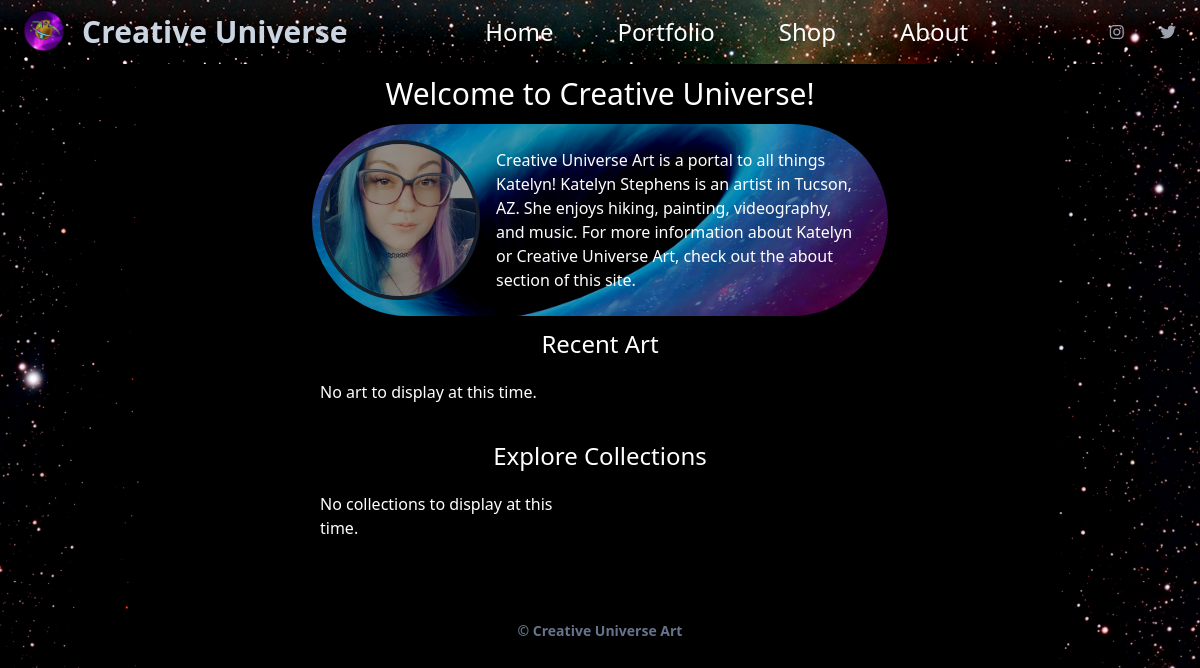
The app's page /, older data.
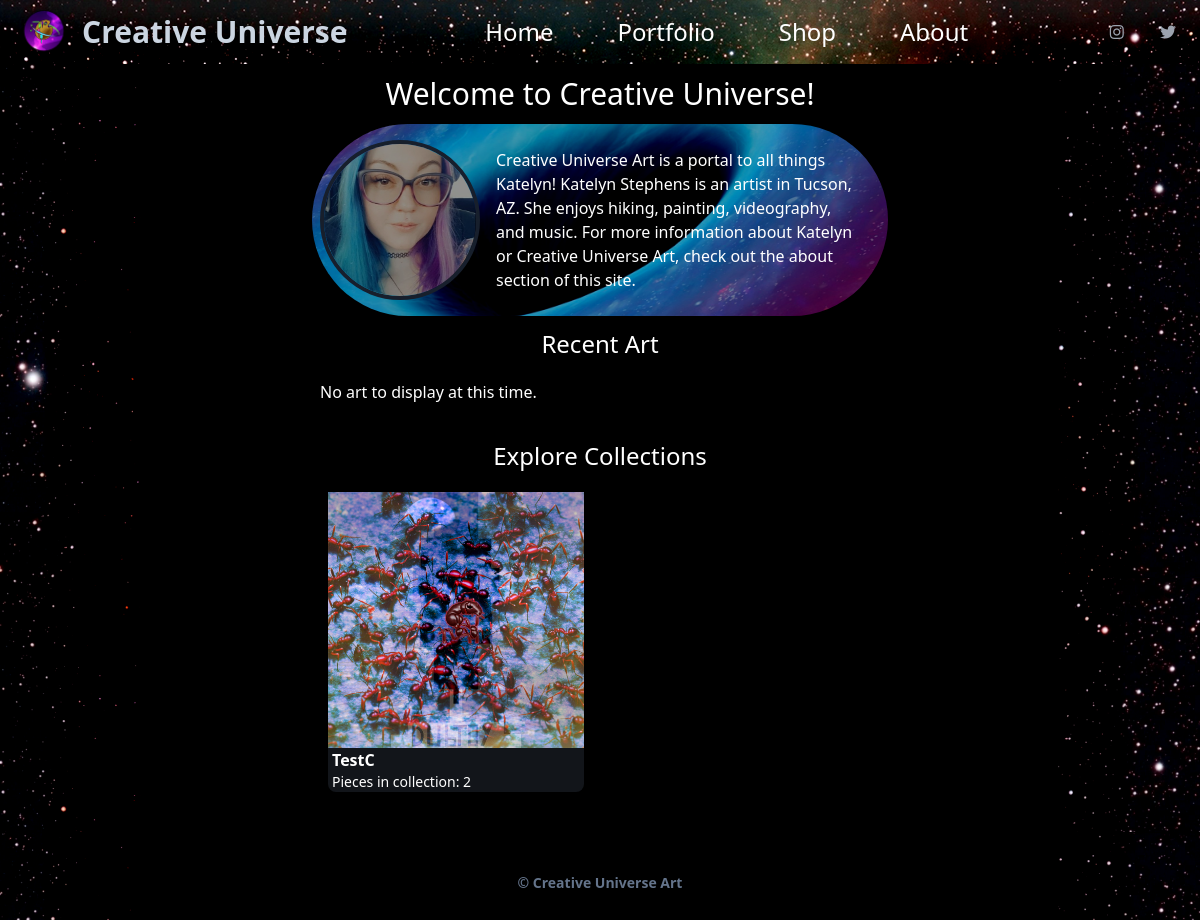
The same page, newer data.
### artpage/models.py (models this page shows, shortened)
class Collection(models.Model):
    name= models.CharField(max_length=50)
    description= models.CharField(max_length=500)
    image= models.ImageField(blank=True, upload_to='collections/')
    last_updated= models.DateTimeField(auto_now=True)
    objects = models.Manager()
    all_collections = CollectionManager()

### home/views.py (the view)
# urls.py: path('', views.HomeView.as_view(), name='home'),
class HomeView(View):
    def get(self, request):
        recent_art = ArtPiece.no_collection.order_by('-uploaded')[:3]
        collections = Collection.all_collections.order_by('-last_updated')[:3]
        context = {'recent_art' : recent_art, 'collections' : collections}
        return render(request, 'homepage.html', context)

### artpage/models.py (called while the page is built)
    def get_queryset(self):
        return super().get_queryset().exclude(name='No Collection')

    def get_queryset(self):
        return super().get_queryset().filter(collection='4')

### home/templates/homepage.html (shortened to what this page needs)
{% extends 'index.html' %}
{% load static %}
{% block content %}
<div class="flex flex-row justify-center px-8">
    <h1 class="text-2xl md:text-3xl my-3">Welcome to Creative Universe!</h1>
</div>
<div class="flex flex-row justify-center">
    <div class="flex flex-row justify-center bg-cover rounded-full w-3/4 py-2 px-2" style="background-image: url('{% static 'blackhole_o.png' %}')">
        <img src="{% static 'headshot.jpg' %}" class="hidden sm:block shrink max-h-32 md:max-h-40 w-auto my-auto rounded-full brightness-75 hover:hue-rotate-60 border-4 border-slate-800" alt="Katelyn Stephens">
        <span class="flex flex-col md:justify-center shrink">
            <p class="px-8 py-8 md:py-4 md:px-4 max-w-screen-md">Creative Universe Art is a portal to all things Katelyn! Katelyn Stephens is an artist in Tucson, AZ. She enjoys hiking, painting, videography, and music.
                For more information about Katelyn or Creative Universe Art, check out the about section of this site.
            </p>
    </div>
</div>
<div class="flex flex-row justify-center px-8">
    <h1 class="text-xl md:text-2xl my-3">Recent Art</h1>
</div>
<div class="grid lg:grid-cols-2 xl:grid-cols-3 gap-10 px-2 py-2 mx-auto w-3/4 xl:w-3/4 mb-4">
    {% if recent_art %}
    {% for art in recent_art %}
    <div class="bg-slate-600 overflow-hidden md:w-64 w-64 mx-2 bg-opacity-25 rounded-b-lg">
        <a href="#" target="_blank" rel="noreferrer"><img src="{{ art.image.url }}" class="h-64 md:h-64 w-full object-cover"alt=""></a>
        <a href="#" target="_blank" rel="noreferrer"><h2 class="font-bold bold_underline pl-1">{{ art.title }}</h2></a>
        <h2 class="font-medium text-sm pl-1">{{ art.description }}</h2>
    </div>
    {% endfor %}
    {% else %}
    <p>No art to display at this time.</p>
    {% endif %}
</div>
<div class="flex flex-row justify-center px-8">
    <h1 class="text-xl md:text-2xl my-3">Explore Collections</h1>
</div>
<div class="grid lg:grid-cols-2 xl:grid-cols-3 gap-10 px-2 py-2 mx-auto w-3/4 xl:w-3/4 mb-4">
    {% if collections %}
    {% for collect in collections %}
    <div class="bg-slate-600 overflow-hidden md:w-64 w-64 mx-2 bg-opacity-25 rounded-b-lg">
        <a href="#" target="_blank" rel="noreferrer"><img src="{{ collect.image.url }}" class="h-64 md:h-64 w-full object-cover"alt=""></a>
        <a href="#" target="_blank" rel="noreferrer"><h2 class="font-bold bold_underline pl-1">{{ collect.name }}</h2></a>
        <h2 class="font-medium text-sm pl-1">Pieces in collection: {{ collect.artpiece_set.count }}</h2>
    </div>
    {% endfor %}
    {% else %}
    <p>No collections to display at this time.</p>
    {% endif %}
</div>
{% endblock %}

Row changes from the older to the newer data that the page shows:
added Collection: image (picture), name "TestC", artpiece_set.count "2"
Text that changed along with them:
text no longer shown: "No collections to display at this time."
